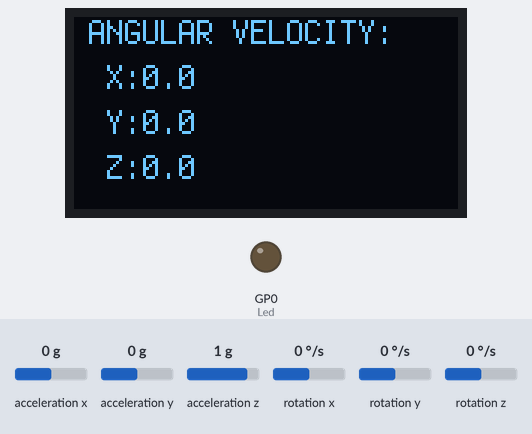
Simulated run of this program. Board: Raspberry Pi Pico running CircuitPython. On the bench: 128×64 one-colour display, output pins drawn as LEDs (lit = HIGH). The test bench sets the inputs (shaded band); at power-on: acceleration z 1 g, rotation x 0 °/s, rotation y 0 °/s, rotation z 0 °/s, acceleration x 0 g, acceleration y 0 g. What the program prints to the serial console is not drawn.

Above: at 1.2 s.
1.3 s: acceleration z set to 0.3 g
2.8 s: acceleration z set to 0 g
At 4.0 s:
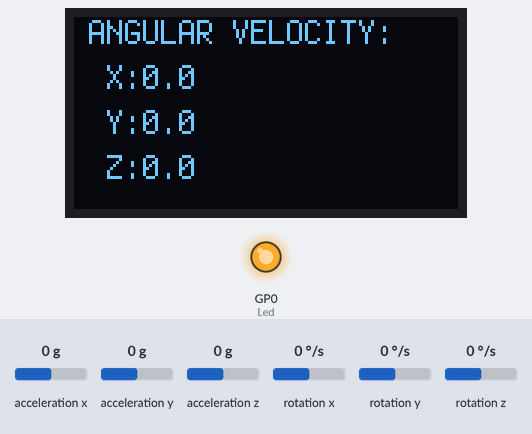
4.3 s: rotation x set to -192 °/s
At 5.0 s:
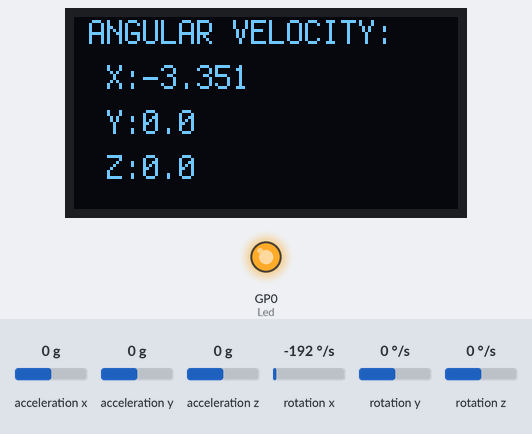
5.8 s: rotation y set to -192 °/s
At 6.7 s:
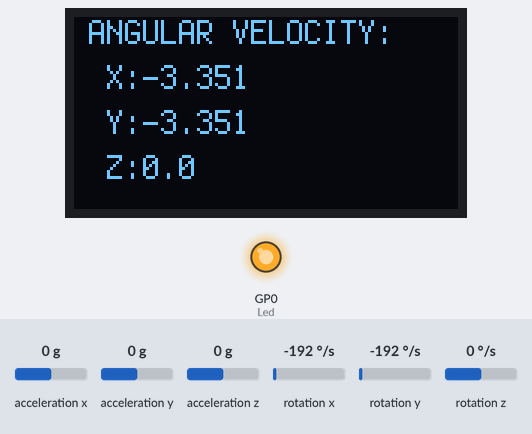
7.3 s: rotation z set to -192 °/s
At 8.2 s:
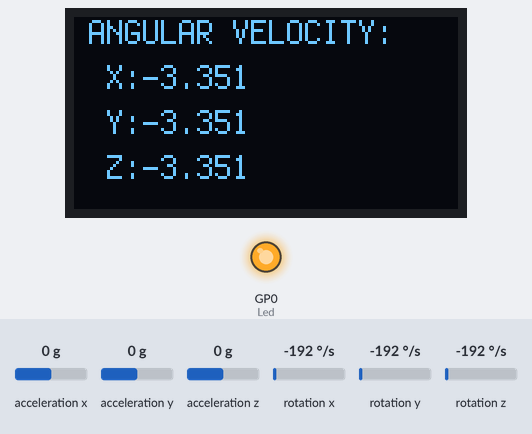
Timing chart, 0 to 9.8 s (numbered marks = the images above; inputs shaded):
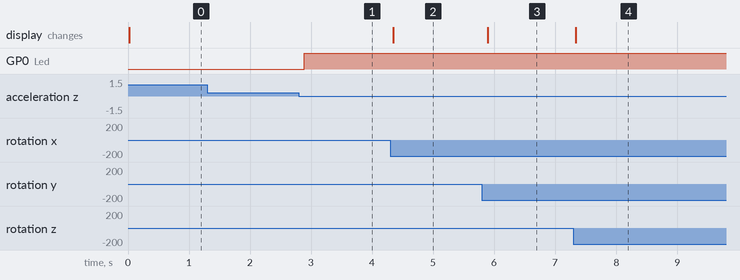

The program:

Crash_Avoidance_3.py
```python
import board
import time
import adafruit_mpu6050
import busio
from adafruit_display_text import label
import adafruit_displayio_ssd1306
import terminalio
import displayio
import digitalio
import math

displayio.release_displays()

# OLED = 0x3d, MPU = 0x68
sda_pin = board.GP14 #Sets the sda pin
scl_pin = board.GP15 #Sets the scl pin
i2c = busio.I2C(scl_pin, sda_pin) # Connects the sda and scl to i2c

display_bus = displayio.I2CDisplay(i2c, device_address=0x3d, reset=board.GP3) # Connect OLED to i2c
display = adafruit_displayio_ssd1306.SSD1306(display_bus, width=128, height=64) # Define OLED
splash = displayio.Group() # create the display group

Led = digitalio.DigitalInOut(board.GP0) # Set LED pin
Led.direction = digitalio.Direction.OUTPUT # Pin is using output

mpu = adafruit_mpu6050.MPU6050(i2c, address=0x68) # Sets up the MPU
title = "ANGULAR VELOCITY" # add title block to display group
text_area = label.Label(terminalio.FONT, text=title, color=0xFFFF00, x=5, y=5) # the order of this command is (font, text, text color, and location)
splash.append(text_area)
display.show(splash)

while True:

    Xaccel = mpu.acceleration[0] #Reads the X acceleration
    Yaccel = mpu.acceleration[1]
    Zaccel = mpu.acceleration[2]

    #print(f"X acceleration:{Xaccel}") # Prints the X acceleration
    #print(f"Y acceleration:{Yaccel}")
    #print(f"Z acceleration:{Zaccel}")
    print(" ") # Create a space between the prints

    text_area.text = f"ANGULAR VELOCITY: \n X:{round(mpu.gyro[0],3)} \n Y:{round(mpu.gyro[1],3)} \n Z:{round(mpu.gyro[2],3)}"

    if abs(Zaccel) < 1: # If Z is 90 degrees from parallel
        Led.value = True # Turn LED on
        time.sleep(.1) # Pause so there isn't too much data
    else:
        Led.value = False # Turn LED off
        time.sleep(.1) # Pause so there isn't too much data
```

Measured:
- the behaviour switches between 0.2 and 0.1 g on acceleration z (found by bisection; images 0 and 1)
- after the input at 1.3 s, every drawn part: stays the same
- after the input at 2.8 s, GP0 (Led): LOW → HIGH after 0.09 s
- after the input at 4.3 s, the display: changes after 0.05 s (image 2)
- after the input at 5.8 s, the display: changes after 0.10 s (image 3)
- after the input at 7.3 s, the display: changes at once (image 4)
